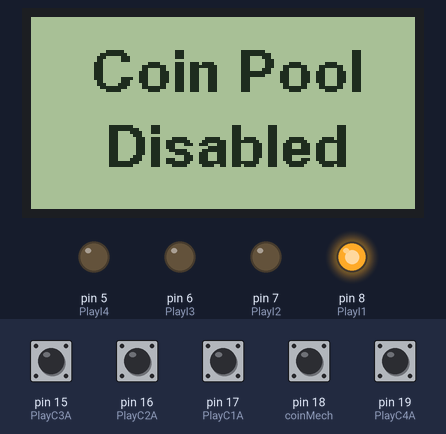
Bench run of a sketch on a simulated Arduino Uno, built with avr-gcc and run on an emulated ATmega328P. On the bench: 128×64 one-colour display, output pins drawn as LEDs (lit = HIGH). The test bench sets the inputs (shaded band); at power-on: pin 15 (PlayC3A), pin 16 (PlayC2A), pin 17 (PlayC1A), pin 18 (coinMech), pin 19 (PlayC4A) HIGH.

Above: at 1.2 s.
1.3 s: pin 17 (PlayC1A) pulled LOW for 0.15 s
At 1.8 s:
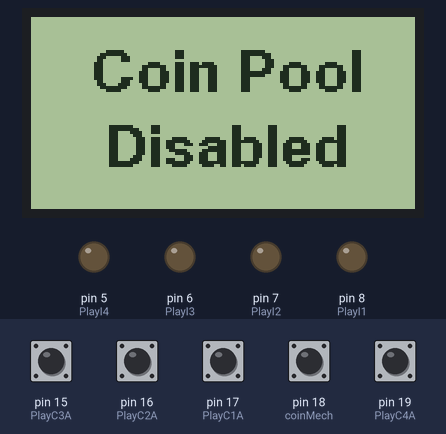
2.9 s: pin 18 (coinMech) pulled LOW for 0.15 s
At 3.3 s:
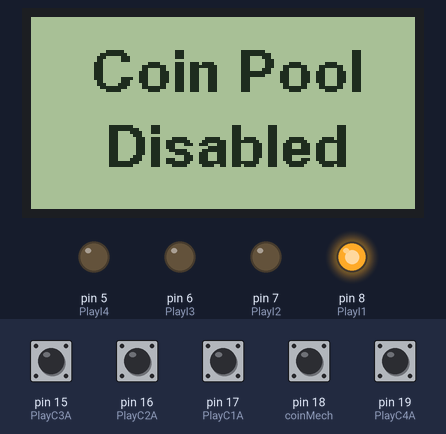
4.5 s: pin 17 (PlayC1A) pulled LOW for 1 s
At 5.9 s:
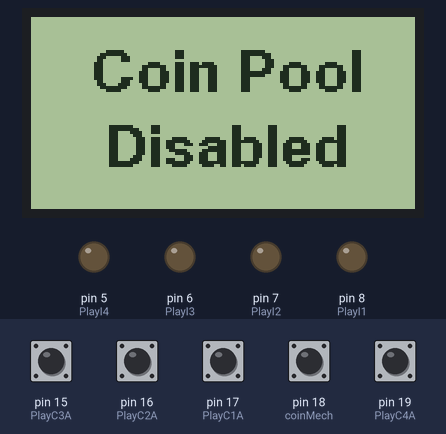
Timing chart, 0 to 7.5 s (numbered marks = the images above; inputs shaded):
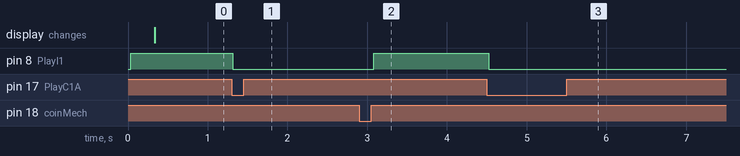

Measured:
- after the input at 1.3 s, pin 8 (PlayI1): HIGH → LOW at once
- after the input at 2.9 s, pin 8 (PlayI1): LOW → HIGH after 0.18 s
- after the input at 4.5 s, pin 8 (PlayI1): HIGH → LOW at once

The sketch:

Arcade_Coin_Pool.ino
```cpp
#include <Arduino.h>
#include <U8g2lib.h>
#include <SPI.h>
#include "stdlib.h"
#include <Wire.h>
#include <avr/interrupt.h>

// Coin Mech on Pin 27 PC4 DIO A4  Output goes High to Add to Credit Pool
// P1 Credit Allocation on Pin 10 PD6 DIO 6
// P1 Credit Input to RPi on Pin 25 PC2 DIO A2 Output goes High to Apply Credit
// P2 Credit Allocation on Pin 11 PD7 DIO 7
// P2 Credit Input to RPi on Pin 26 PC3 DIO A3 Output goes High to Apply Credit
// P3 Credit Allocation on Pin 13 PB1 DIO 9
// P3 Credit Input to RPi on Pin 12 PB0 DIO 8 Output goes High to Apply Credit
// P4 Credit Allocation on Pin 28 PC5 DIO A5
// P4 Credit Input to RPi on Pin 9 PD5 DIO 5 Output goes High to Apply Credit

// assigned Pins ATMega 328P TQFP
int coinMech = 18;
int PlayC1A = 17;
int PlayI1 = 8;
int PlayC2A = 16;
int PlayI2 = 7;
int PlayC3A = 15;
int PlayI3 = 6;
int PlayC4A = 19;
int PlayI4 = 5;

//const
int coins = 0;

//variables
int timer1_match;


//boolean
volatile bool creditState = false;
volatile bool twoPlayer = false;
volatile bool playerState1 = false;
volatile bool playerState2 = false;
volatile bool playerState3 = false;
volatile bool playerState4 = false;

volatile char tempStore1[10];

U8G2_ST7920_128X64_1_HW_SPI u8g2(U8G2_R0, /* CS=*/ 10, /* reset=*/ 22);


void setup(void) {
  cli();
  TCCR1A = 0;
  TCCR1B = 0;
  timer1_match = 10;
  TCNT1 = timer1_match;
  TCCR1B |= (1 << CS11);
  //TCCR1B |= (1 << CS10);
  TIMSK1 |= (1 << OCIE1A);
  sei();
//Serial.begin(9600);

//Pin Allocations
  pinMode(coinMech, INPUT_PULLUP);
  pinMode(PlayC1A, INPUT_PULLUP);
  pinMode(PlayC2A, INPUT_PULLUP);
  pinMode(PlayC3A, INPUT_PULLUP);
  pinMode(PlayC4A, INPUT_PULLUP);
  pinMode(PlayI1, OUTPUT);
  pinMode(PlayI2, OUTPUT);
  pinMode(PlayI3, OUTPUT);
  pinMode(PlayI4, OUTPUT);
  if(digitalRead(PlayC4A) == HIGH)
  {
    twoPlayer = !twoPlayer;
  }
  u8g2.begin();
}

void loop(void) {
  u8g2.firstPage();
  do {
    dtostrf(coins, 2, 0, tempStore1);
    u8g2.setFont(u8g2_font_fub14_tf);
    u8g2.drawStr(20,25,"Coin Pool");
    if(twoPlayer != HIGH)
    {
      u8g2.drawStr(2,50,"Credits: $");
      u8g2.drawStr(98,50,tempStore1);
    }
    else
    {
      u8g2.drawStr(25,50,"Disabled");
    }

  } while ( u8g2.nextPage() );
}
ISR(TIMER1_COMPA_vect)
{
  TCNT1 = timer1_match;
  if(digitalRead(coinMech) == HIGH && creditState == LOW && twoPlayer == LOW)
  {
    creditState = !creditState;
    coins++;
  }
  if(digitalRead(coinMech) == LOW && creditState == HIGH && twoPlayer == LOW)
  {
    creditState = !creditState;
  }
  if(digitalRead(coinMech) == HIGH && creditState == LOW && twoPlayer == HIGH)
  {
    creditState = !creditState;
    digitalWrite(PlayI1, HIGH);
  }
  if(digitalRead(coinMech) == LOW && creditState == HIGH && twoPlayer == HIGH)
  {
    creditState = !creditState;
    digitalWrite(PlayI1, LOW);
  }
  if(digitalRead(PlayC4A) == HIGH && playerState4 == LOW)
  {
    playerState4 = !playerState4;
    if (coins!=0)
    {
      coins--;
      digitalWrite(PlayI4, HIGH);
    }
  }
  if(digitalRead(PlayC4A) == LOW && playerState4 == HIGH)
  {
    digitalWrite(PlayI4, LOW);
    playerState4 = !playerState4;
  }

  if(digitalRead(PlayC3A) == HIGH && playerState3 == LOW)
  {
    playerState3 = !playerState3;
    if (coins!=0)
    {
      coins--;
      digitalWrite(PlayI3, HIGH);
    }
  }
  if(digitalRead(PlayC3A) == LOW && playerState3 == HIGH)
  {
    digitalWrite(PlayI3, LOW);
    playerState3 = !playerState3;
  }

  if(digitalRead(PlayC2A) == HIGH && playerState2 == LOW)
  {
    playerState2 = !playerState2;
    if (coins!=0)
    {
      coins--;
      digitalWrite(PlayI2, HIGH);
    }
  }
  if(digitalRead(PlayC2A) == LOW && playerState2 == HIGH)
  {
    digitalWrite(PlayI2, LOW);
    playerState2 = !playerState2;
  }

  if(digitalRead(PlayC1A) == HIGH && playerState1 == LOW)
  {
    playerState1 = !playerState1;
    if (coins!=0)
    {
      coins--;
      digitalWrite(PlayI1, HIGH);
    }
  }
  if(digitalRead(PlayC1A) == LOW && playerState1 == HIGH)
  {
    digitalWrite(PlayI1, LOW);
    playerState1 = !playerState1;
  }
}
```
